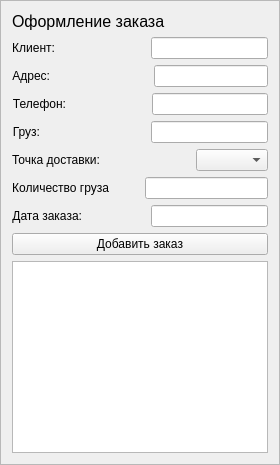
          <widget class="QFrame" name="frame">
           <property name="autoFillBackground">
            <bool>true</bool>
           </property>
           <property name="frameShape">
            <enum>QFrame::StyledPanel</enum>
           </property>
           <property name="frameShadow">
            <enum>QFrame::Raised</enum>
           </property>
           <layout class="QGridLayout" name="gridLayout">
            <item row="1" column="0">
             <widget class="QPlainTextEdit" name="plainTextEdit">
              <property name="overwriteMode">
               <bool>false</bool>
              </property>
             </widget>
            </item>
            <item row="0" column="0">
             <layout class="QVBoxLayout" name="verticalLayout_21">
              <item>
               <widget class="QLabel" name="label_49">
                <property name="font">
                 <font>
                  <pointsize>12</pointsize>
                 </font>
                </property>
                <property name="text">
                 <string>Оформление заказа</string>
                </property>
               </widget>
              </item>
              <item>
               <layout class="QVBoxLayout" name="verticalLayout_22">
                <item>
                 <layout class="QVBoxLayout" name="verticalLayout_23">
                  <item>
                   <layout class="QHBoxLayout" name="horizontalLayout_46">
                    <item>
                     <widget class="QLabel" name="label_50">
                      <property name="text">
                       <string>Клиент:</string>
                      </property>
                      <property name="alignment">
                       <set>Qt::AlignRight|Qt::AlignTrailing|Qt::AlignVCenter</set>
                      </property>
                     </widget>
                    </item>
                    <item>
                     <spacer name="horizontalSpacer_6">
                      <property name="orientation">
                       <enum>Qt::Horizontal</enum>
                      </property>
                      <property name="sizeType">
                       <enum>QSizePolicy::Minimum</enum>
                      </property>
                      <property name="sizeHint" stdset="0">
                       <size>
                        <width>90</width>
                        <height>20</height>
                       </size>
                      </property>
                     </spacer>
                    </item>
                    <item>
                     <widget class="QLineEdit" name="lineEdit_43">
                      <property name="sizePolicy">
                       <sizepolicy hsizetype="Expanding" vsizetype="Fixed">
                        <horstretch>0</horstretch>
                        <verstretch>0</verstretch>
                       </sizepolicy>
                      </property>
                     </widget>
                    </item>
                   </layout>
                  </item>
                  <item>
                   <layout class="QHBoxLayout" name="horizontalLayout_47">
                    <item>
                     <widget class="QLabel" name="label_51">
                      <property name="text">
                       <string>Адрес:</string>
                      </property>
                      <property name="alignment">
                       <set>Qt::AlignRight|Qt::AlignTrailing|Qt::AlignVCenter</set>
                      </property>
                     </widget>
                    </item>
                    <item>
                     <spacer name="horizontalSpacer_7">
                      <property name="orientation">
                       <enum>Qt::Horizontal</enum>
                      </property>
                      <property name="sizeType">
                       <enum>QSizePolicy::Fixed</enum>
                      </property>
                      <property name="sizeHint" stdset="0">
                       <size>
                        <width>98</width>
                        <height>20</height>
                       </size>
                      </property>
                     </spacer>
                    </item>
                    <item>
                     <widget class="QLineEdit" name="lineEdit_44">
                      <property name="sizePolicy">
                       <sizepolicy hsizetype="Expanding" vsizetype="Fixed">
                        <horstretch>0</horstretch>
                        <verstretch>0</verstretch>
                       </sizepolicy>
                      </property>
                     </widget>
                    </item>
                   </layout>
                  </item>
                  <item>
                   <layout class="QHBoxLayout" name="horizontalLayout_48">
                    <item>
                     <widget class="QLabel" name="label_52">
                      <property name="text">
                       <string>Телефон:</string>
                      </property>
                      <property name="alignment">
                       <set>Qt::AlignRight|Qt::AlignTrailing|Qt::AlignVCenter</set>
                      </property>
                     </widget>
                    </item>
                    <item>
                     <spacer name="horizontalSpacer_8">
                      <property name="orientation">
                       <enum>Qt::Horizontal</enum>
                      </property>
                      <property name="sizeType">
                       <enum>QSizePolicy::Fixed</enum>
                      </property>
                      <property name="sizeHint" stdset="0">
                       <size>
                        <width>80</width>
                        <height>20</height>
                       </size>
                      </property>
                     </spacer>
                    </item>
                    <item>
                     <widget class="QLineEdit" name="lineEdit_45">
                      <property name="sizePolicy">
                       <sizepolicy hsizetype="Expanding" vsizetype="Fixed">
                        <horstretch>0</horstretch>
                        <verstretch>0</verstretch>
                       </sizepolicy>
                      </property>
                     </widget>
                    </item>
                   </layout>
                  </item>
                  <item>
                   <layout class="QHBoxLayout" name="horizontalLayout_49">
                    <item>
                     <widget class="QLabel" name="label_53">
                      <property name="text">
                       <string>Груз:</string>
                      </property>
                      <property name="alignment">
                       <set>Qt::AlignRight|Qt::AlignTrailing|Qt::AlignVCenter</set>
                      </property>
                     </widget>
                    </item>
                    <item>
                     <spacer name="horizontalSpacer_9">
                      <property name="orientation">
                       <enum>Qt::Horizontal</enum>
                      </property>
                      <property name="sizeType">
                       <enum>QSizePolicy::Fixed</enum>
                      </property>
                      <property name="sizeHint" stdset="0">
                       <size>
                        <width>105</width>
                        <height>20</height>
                       </size>
                      </property>
                     </spacer>
                    </item>
                    <item>
                     <widget class="QLineEdit" name="lineEdit_46">
                      <property name="sizePolicy">
                       <sizepolicy hsizetype="Expanding" vsizetype="Fixed">
                        <horstretch>0</horstretch>
                        <verstretch>0</verstretch>
                       </sizepolicy>
                      </property>
                     </widget>
                    </item>
                   </layout>
                  </item>
                  <item>
                   <layout class="QHBoxLayout" name="horizontalLayout_50">
                    <item>
                     <widget class="QLabel" name="label_54">
                      <property name="text">
                       <string>Точка доставки:</string>
                      </property>
                      <property name="alignment">
                       <set>Qt::AlignRight|Qt::AlignTrailing|Qt::AlignVCenter</set>
                      </property>
                     </widget>
                    </item>
                    <item>
                     <spacer name="horizontalSpacer_10">
                      <property name="orientation">
                       <enum>Qt::Horizontal</enum>
                      </property>
                      <property name="sizeType">
                       <enum>QSizePolicy::Expanding</enum>
                      </property>
                      <property name="sizeHint" stdset="0">
                       <size>
                        <width>40</width>
                        <height>20</height>
                       </size>
                      </property>
                     </spacer>
                    </item>
                    <item>
                     <widget class="QComboBox" name="comboBox_2"/>
                    </item>
                   </layout>
                  </item>
                  <item>
                   <layout class="QHBoxLayout" name="horizontalLayout_51">
                    <item>
                     <widget class="QLabel" name="label_55">
                      <property name="text">
                       <string>Количество груза</string>
                      </property>
                      <property name="alignment">
                       <set>Qt::AlignRight|Qt::AlignTrailing|Qt::AlignVCenter</set>
                      </property>
                     </widget>
                    </item>
                    <item>
                     <spacer name="horizontalSpacer_11">
                      <property name="orientation">
                       <enum>Qt::Horizontal</enum>
                      </property>
                      <property name="sizeType">
                       <enum>QSizePolicy::Fixed</enum>
                      </property>
                      <property name="sizeHint" stdset="0">
                       <size>
                        <width>30</width>
                        <height>20</height>
                       </size>
                      </property>
                     </spacer>
                    </item>
                    <item>
                     <widget class="QLineEdit" name="lineEdit_48">
                      <property name="sizePolicy">
                       <sizepolicy hsizetype="Expanding" vsizetype="Fixed">
                        <horstretch>0</horstretch>
                        <verstretch>0</verstretch>
                       </sizepolicy>
                      </property>
                     </widget>
                    </item>
                   </layout>
                  </item>
                  <item>
                   <layout class="QHBoxLayout" name="horizontalLayout_52">
                    <item>
                     <widget class="QLabel" name="label_56">
                      <property name="text">
                       <string>Дата заказа:</string>
                      </property>
                      <property name="alignment">
                       <set>Qt::AlignRight|Qt::AlignTrailing|Qt::AlignVCenter</set>
                      </property>
                     </widget>
                    </item>
                    <item>
                     <spacer name="horizontalSpacer_12">
                      <property name="orientation">
                       <enum>Qt::Horizontal</enum>
                      </property>
                      <property name="sizeType">
                       <enum>QSizePolicy::Fixed</enum>
                      </property>
                      <property name="sizeHint" stdset="0">
                       <size>
                        <width>63</width>
                        <height>20</height>
                       </size>
                      </property>
                     </spacer>
                    </item>
                    <item>
                     <widget class="QLineEdit" name="lineEdit_49">
                      <property name="sizePolicy">
                       <sizepolicy hsizetype="Expanding" vsizetype="Fixed">
                        <horstretch>0</horstretch>
                        <verstretch>0</verstretch>
                       </sizepolicy>
                      </property>
                     </widget>
                    </item>
                   </layout>
                  </item>
                 </layout>
                </item>
                <item>
                 <widget class="QPushButton" name="addOrderButton">
                  <property name="text">
                   <string>Добавить заказ</string>
                  </property>
                 </widget>
                </item>
                <item>
                 <layout class="QVBoxLayout" name="verticalLayout_24"/>
                </item>
               </layout>
              </item>
             </layout>
            </item>
           </layout>
          </widget>
